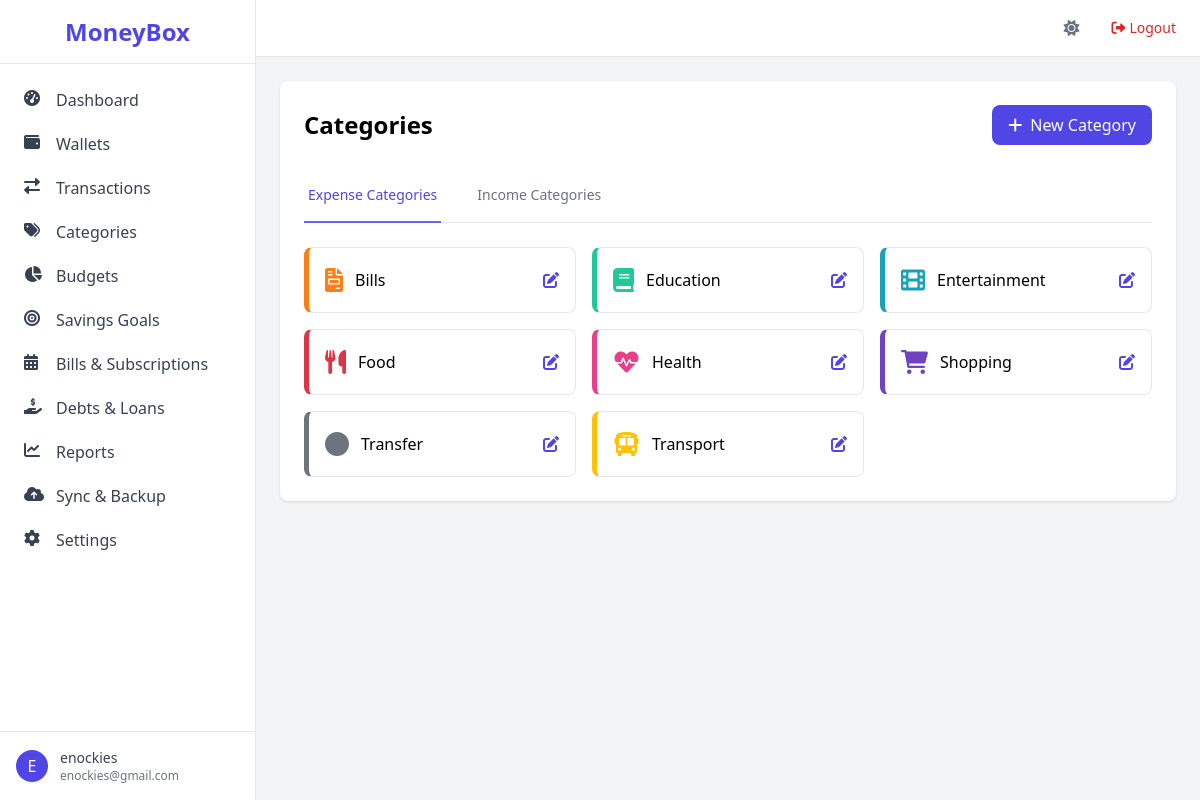
Screenshot of /categories/ (signed in) with the database file from the repository.
### app/models.py (models this page shows, shortened)
class User(UserMixin, db.Model):
    id = db.Column(db.Integer, primary_key=True)
    username = db.Column(db.String(64), unique=True, nullable=False)
    email = db.Column(db.String(120), unique=True, nullable=False)
    password_hash = db.Column(db.String(128))
    created_at = db.Column(db.DateTime, default=datetime.utcnow)
    is_active = db.Column(db.Boolean, default=True)
    email_verified = db.Column(db.Boolean, default=False)
    email_verification_token = db.Column(db.String(100))
    two_factor_enabled = db.Column(db.Boolean, default=False)
    two_factor_secret = db.Column(db.String(32))
    passcode = db.Column(db.String(128))
    biometric_enabled = db.Column(db.Boolean, default=False)
    is_admin = db.Column(db.Boolean, default=False)
    biometric_enabled = db.Column(db.Boolean, default=False)
    is_admin = db.Column(db.Boolean, default=False)
    health_score = db.Column(db.Integer, default=0)
    health_score_updated_at = db.Column(db.DateTime)
    preferences = db.relationship('UserPreference', uselist=False, backref='user', cascade='all, delete-orphan')
    devices = db.relationship('UserDevice', backref='user', lazy='dynamic', cascade='all, delete-orphan')
    wallets = db.relationship('Wallet', backref='user', lazy='dynamic', cascade='all, delete-orphan')
    categories = db.relationship('Category', backref='user', lazy='dynamic', cascade='all, delete-orphan')
    transactions = db.relationship('Transaction', backref='user', lazy='dynamic', cascade='all, delete-orphan')
    budgets = db.relationship('Budget', backref='user', lazy='dynamic', cascade='all, delete-orphan')
    savings_goals = db.relationship('SavingsGoal', backref='user', lazy='dynamic', cascade='all, delete-orphan')
    bills = db.relationship('Bill', backref='user', lazy='dynamic', cascade='all, delete-orphan')
    debts = db.relationship('Debt', backref='user', lazy='dynamic', cascade='all, delete-orphan')
    loans = db.relationship('Loan', backref='user', lazy='dynamic', cascade='all, delete-orphan')
    recurring_transactions = db.relationship('RecurringTransaction', backref='user', lazy='dynamic', cascade='all, delete-orphan')
    shared_wallets = db.relationship('SharedWallet', foreign_keys='SharedWallet.user_id', backref='owner_user', lazy='dynamic')
    shared_with_me = db.relationship('SharedWallet', foreign_keys='SharedWallet.shared_with_user_id', backref='shared_user', lazy='dynamic')
    backup_tokens = db.relationship('BackupToken', backref='user', lazy='dynamic', cascade='all, delete-orphan')
    login_history = db.relationship('LoginHistory', backref='user', lazy='dynamic', cascade='all, delete-orphan')

class Category(db.Model):
    id = db.Column(db.Integer, primary_key=True)
    name = db.Column(db.String(64), nullable=False)
    type = db.Column(db.String(10))
    icon = db.Column(db.String(50), default='circle')
    color = db.Column(db.String(7), default='#6c757d')
    is_system = db.Column(db.Boolean, default=False)
    user_id = db.Column(db.Integer, db.ForeignKey('user.id'), nullable=False)
    parent_id = db.Column(db.Integer, db.ForeignKey('category.id'))
    subcategories = db.relationship('Category', backref=db.backref('parent', remote_side=[id]))
    transactions = db.relationship('Transaction', backref='category', lazy='dynamic')
    budgets = db.relationship('Budget', backref='category', lazy='dynamic')

### app/routes/categories.py (the view)
@bp.route('/')
@login_required
def list_categories():
    income_cats = Category.query.filter_by(user_id=current_user.id, type='income').order_by(Category.name).all()
    expense_cats = Category.query.filter_by(user_id=current_user.id, type='expense').order_by(Category.name).all()
    return render_template('categories/list.html', income_cats=income_cats, expense_cats=expense_cats)

### app/models.py (called while the page is built)
@login_manager.user_loader
def load_user(user_id):
    return User.query.get(int(user_id))

### app/templates/categories/list.html (shortened to what this page needs)
{% extends "base.html" %}
{% block content %}
<div class="bg-white rounded-lg shadow p-6">
    <div class="flex justify-between items-center mb-6">
        <h2 class="text-2xl font-semibold">Categories</h2>
        <a href="{{ url_for('categories.create_category') }}" class="inline-flex items-center px-4 py-2 bg-indigo-600 text-white rounded-lg hover:bg-indigo-700">
            <i class="fas fa-plus mr-2"></i>New Category
        </a>
    </div>
    <div x-data="{ activeTab: 'expense' }">
        <div class="border-b border-gray-200 mb-6">
            <nav class="-mb-px flex space-x-8">
                <button @click="activeTab = 'expense'" :class="{ 'border-indigo-500 text-indigo-600': activeTab === 'expense', 'border-transparent text-gray-500 hover:text-gray-700': activeTab !== 'expense' }" class="whitespace-nowrap py-4 px-1 border-b-2 font-medium text-sm">
                    Expense Categories
                </button>
                <button @click="activeTab = 'income'" :class="{ 'border-indigo-500 text-indigo-600': activeTab === 'income', 'border-transparent text-gray-500 hover:text-gray-700': activeTab !== 'income' }" class="whitespace-nowrap py-4 px-1 border-b-2 font-medium text-sm">
                    Income Categories
                </button>
            </nav>
        </div>
        <div x-show="activeTab === 'expense'">
            <div class="grid grid-cols-1 sm:grid-cols-2 lg:grid-cols-3 gap-4">
                {% for cat in expense_cats %}
                <div class="border rounded-lg p-4 flex items-center justify-between" style="border-left: 5px solid {{ cat.color }};">
                    <div class="flex items-center">
                        <i class="fas fa-{{ cat.icon }} text-2xl mr-3" style="color: {{ cat.color }};"></i>
                        <div>
                            <p class="font-medium">{{ cat.name }}</p>
                        </div>
                    </div>
                    <div class="flex space-x-2">
                        <a href="{{ url_for('categories.edit_category', category_id=cat.id) }}" class="text-indigo-600 hover:text-indigo-900"><i class="fas fa-edit"></i></a>
                    </div>
                </div>
                {% else %}
                <p class="col-span-3 text-gray-500">No expense categories. Create one!</p>
                {% endfor %}
            </div>
        </div>
    </div>
</div>
{% endblock %}

### app/templates/base.html (shortened to what this page needs)
<!DOCTYPE html>
<html lang="en">
<head>
    <script src="https://cdn.tailwindcss.com"></script>
    <link rel="stylesheet" href="https://cdnjs.cloudflare.com/ajax/libs/font-awesome/6.0.0-beta3/css/all.min.css">
</head>
<body class="bg-gray-100 font-sans antialiased" x-data="{ sidebarOpen: false }">
    <div class="flex h-screen bg-gray-100">
        <aside class="hidden md:flex md:flex-shrink-0">
            <div class="flex flex-col w-64 bg-white border-r border-gray-200">
                <div class="flex items-center justify-center h-16 border-b border-gray-200">
                    <span class="text-2xl font-bold text-indigo-600">MoneyBox</span>
                </div>
                <nav class="flex-1 overflow-y-auto py-4">
                    <ul class="space-y-1">
                        <li>
                            <a href="{{ url_for('main.dashboard') }}" class="flex items-center px-4 py-2 text-gray-700 hover:bg-indigo-50 hover:text-indigo-600 rounded-lg mx-2">
                                <i class="fas fa-tachometer-alt w-5 h-5 mr-3"></i>Dashboard
                            </a>
                        </li>
                        <li>
                            <a href="{{ url_for('wallets.list_wallets') }}" class="flex items-center px-4 py-2 text-gray-700 hover:bg-indigo-50 hover:text-indigo-600 rounded-lg mx-2">
                                <i class="fas fa-wallet w-5 h-5 mr-3"></i>Wallets
                            </a>
                        </li>
                        <li>
                            <a href="{{ url_for('transactions.list_transactions') }}" class="flex items-center px-4 py-2 text-gray-700 hover:bg-indigo-50 hover:text-indigo-600 rounded-lg mx-2">
                                <i class="fas fa-exchange-alt w-5 h-5 mr-3"></i>Transactions
                            </a>
                        </li>
                        <li>
                            <a href="{{ url_for('categories.list_categories') }}" class="flex items-center px-4 py-2 text-gray-700 hover:bg-indigo-50 hover:text-indigo-600 rounded-lg mx-2">
                                <i class="fas fa-tags w-5 h-5 mr-3"></i>Categories
                            </a>
                        </li>
                        <li>
                            <a href="{{ url_for('budgets.list_budgets') }}" class="flex items-center px-4 py-2 text-gray-700 hover:bg-indigo-50 hover:text-indigo-600 rounded-lg mx-2">
                                <i class="fas fa-chart-pie w-5 h-5 mr-3"></i>Budgets
                            </a>
                        </li>
                        <li>
                            <a href="{{ url_for('savings.list_goals') }}" class="flex items-center px-4 py-2 text-gray-700 hover:bg-indigo-50 hover:text-indigo-600 rounded-lg mx-2">
                                <i class="fas fa-bullseye w-5 h-5 mr-3"></i>Savings Goals
                            </a>
                        </li>
                        <li>
                            <a href="{{ url_for('bills.list_bills') }}" class="flex items-center px-4 py-2 text-gray-700 hover:bg-indigo-50 hover:text-indigo-600 rounded-lg mx-2">
                                <i class="fas fa-calendar-alt w-5 h-5 mr-3"></i>Bills & Subscriptions
                            </a>
                        </li>
                        <li>
                            <a href="{{ url_for('debts.list_debts') }}" class="flex items-center px-4 py-2 text-gray-700 hover:bg-indigo-50 hover:text-indigo-600 rounded-lg mx-2">
                                <i class="fas fa-hand-holding-usd w-5 h-5 mr-3"></i>Debts & Loans
                            </a>
                        </li>
                        <li>
                            <a href="{{ url_for('reports.reports') }}" class="flex items-center px-4 py-2 text-gray-700 hover:bg-indigo-50 hover:text-indigo-600 rounded-lg mx-2">
                                <i class="fas fa-chart-line w-5 h-5 mr-3"></i>Reports
                            </a>
                        </li>
                        <li>
                            <a href="{{ url_for('sync.sync_dashboard') }}" class="flex items-center px-4 py-2 text-gray-700 hover:bg-indigo-50 hover:text-indigo-600 rounded-lg mx-2">
                                <i class="fas fa-cloud-upload-alt w-5 h-5 mr-3"></i>Sync & Backup
                            </a>
                        </li>
                        <li>
                            <a href="{{ url_for('settings.profile') }}" class="flex items-center px-4 py-2 text-gray-700 hover:bg-indigo-50 hover:text-indigo-600 rounded-lg mx-2">
                                <i class="fas fa-cog w-5 h-5 mr-3"></i>Settings
                            </a>
                        </li>
                    </ul>
                </nav>
                <div class="border-t border-gray-200 p-4">
                    <div class="flex items-center">
                        <div class="flex-shrink-0">
                            <span class="inline-block h-8 w-8 rounded-full bg-indigo-600 text-white flex items-center justify-center">{{ current_user.username[0]|upper }}</span>
                        </div>
                        <div class="ml-3">
                            <p class="text-sm font-medium text-gray-700">{{ current_user.username }}</p>
                            <p class="text-xs text-gray-500">{{ current_user.email }}</p>
                        </div>
                    </div>
                </div>
            </div>
        </aside>
        <div class="flex-1 flex flex-col overflow-hidden">
            <header class="bg-white border-b border-gray-200 py-4 px-6 flex items-center justify-between">
                <div class="flex-1 flex justify-end items-center space-x-4">
                    <button id="theme-toggle" class="text-gray-500 focus:outline-none">
                        <i class="fas fa-sun" id="theme-icon"></i>
                    </button>
                    <a href="{{ url_for('auth.logout') }}" class="text-sm text-red-600 hover:text-red-800"><i class="fas fa-sign-out-alt mr-1"></i>Logout</a>
                </div>
            </header>
            <main class="flex-1 overflow-y-auto p-6">
                {% block content %}{% endblock %}
            </main>
        </div>
    </div>
</body>
</html>

### rows the page displays
User: username "E", username "enockies", email "enockies@gmail.com"
Category: name "Bills"
Category: name "Education"
Category: name "Entertainment"
Category: name "Food"
Category: name "Health"
Category: name "Shopping"
Category: name "Transfer"
Category: name "Transport"
